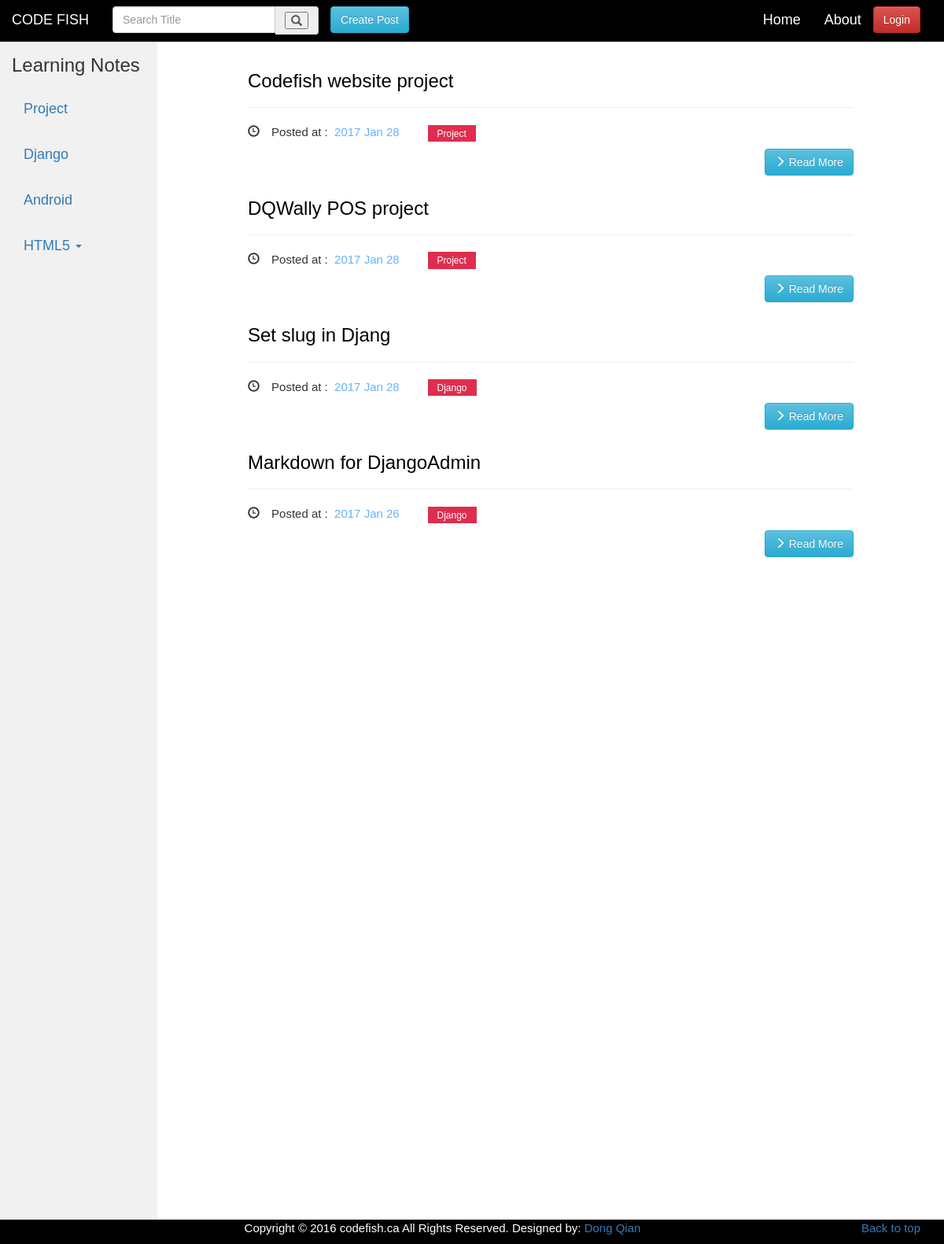
/, run on an earlier commit of the app's database.
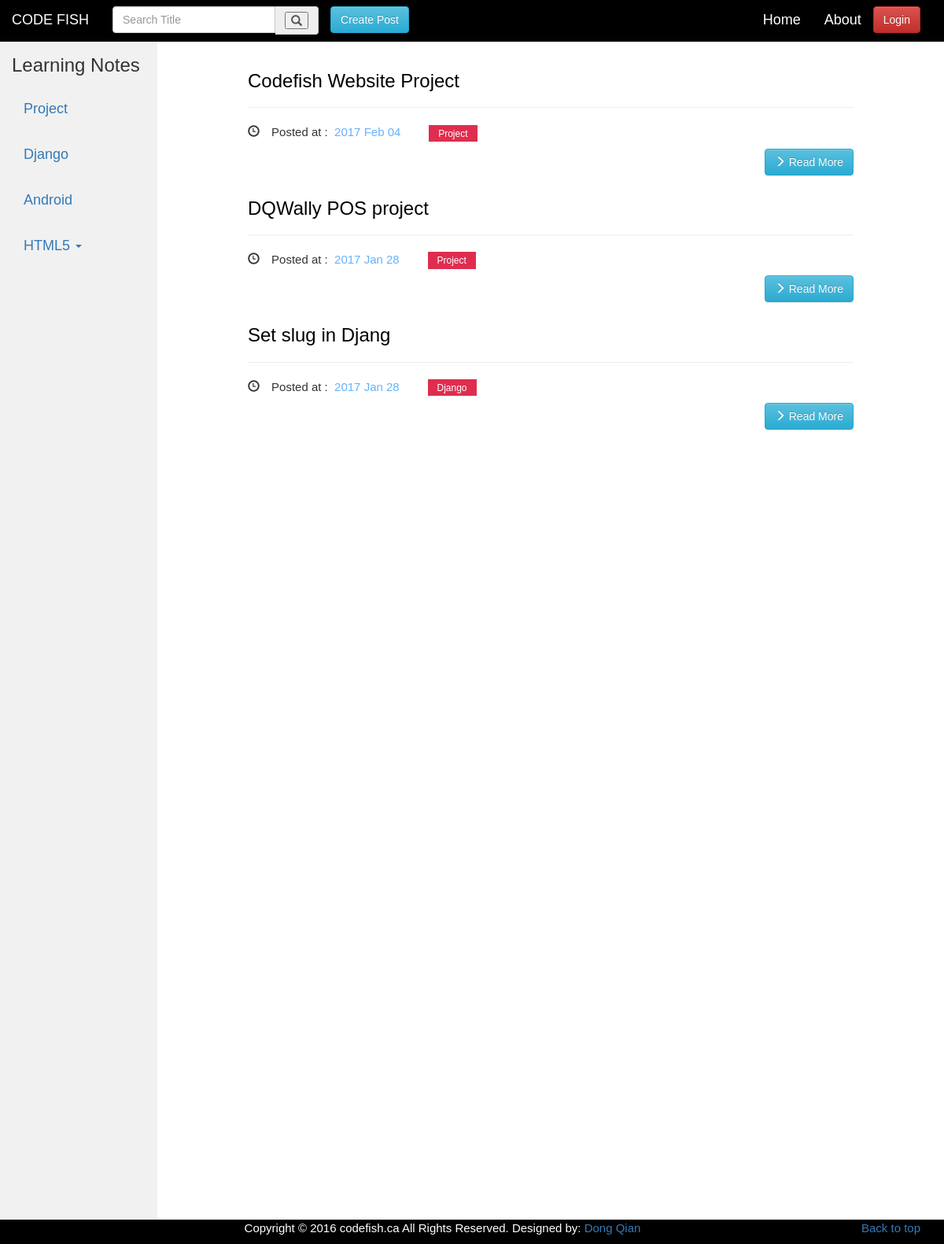
And on a later commit of the database.
### article/models.py (models this page shows, shortened)
class Article(models.Model) :
    title = models.CharField(max_length = 100)
    category = models.CharField(max_length = 50, blank = True)
    date_time = models.DateTimeField(auto_now_add = True)
    content = models.TextField(blank = True, null = True)
    slug = models.SlugField(max_length=100, unique=True, db_index=True)
    class Meta:
        ordering = ['-date_time']

### article/views.py (the view)
# urls.py: url(r'^$', views.home, name='home'),
def home(request):
    try:
        queryset = Article.objects.all()
    except Article.DoesNotExist:
        raise Http404
    paginator = Paginator(queryset, 5)  # Show 25 contacts per page
    page = request.GET.get('page')
    try:
        post_list = paginator.page(page)
    except PageNotAnInteger:
        post_list = paginator.page(1)
    except EmptyPage:
        post_list = paginator.page(paginator.num_pages)
    context = {
        'post_list': post_list
    }
    return render(request, 'home.html', context)

### templates/home.html (shortened to what this page needs)
{% extends "base.html" %}
{% load dractags %}
{% block content %}
<div class="posts">
    {% for post in post_list %}
        <h3><a class = "title" href="{% url "detail" slug=post.slug %}">{{ post.title }}</a></h3><hr>
        <p>
            <span class="glyphicon glyphicon-time">&nbsp</span>Posted at :<a class="time" href="#">&nbsp;&nbsp;{{ post.date_time |date:"Y M d"}}</a>&nbsp;&nbsp;&nbsp;&nbsp;
            <a class = "category" href="{% url "search_tag" tag=post.category %}">{{ post.category }}</a>
        </p>
        <a href="{% url "detail" slug=post.slug %}" class="btn btn-info btn-small pull-right">
        <span class="glyphicon glyphicon-menu-right"></span> Read More</a>
        <br><br>
    {% endfor %}
</div>
{% endblock %}

### templates/base.html (shortened to what this page needs)
<!DOCTYPE html>
{% load static %}
<html lang="en">
<head>
    <link rel="stylesheet" href="https://maxcdn.bootstrapcdn.com/bootstrap/3.3.7/css/bootstrap.min.css"
>
    <link rel="stylesheet" href="https://maxcdn.bootstrapcdn.com/bootstrap/3.3.7/css/bootstrap-theme.min.css"
>
    <link href="{% static "css\codefish.css" %}" rel="stylesheet" />
</head>
<body>
    <nav class="navbar navbar-inverse navbar-fixed-top">
        <div class="container-fluid">
            <div class="navbar-header">
                <a class="navbar-brand" href="{% url "home" %}">
                CODE FISH</a>
            </div>
            <form class="navbar-form navbar-left" action="/search/" method="GET">
                <div class="input-group stylish-input-group">
                    <input type="text" class="form-control"  name ="search" placeholder="Search Title" >
                    <span class="input-group-addon">
                    <button type="submit">
                    <span class="glyphicon glyphicon-search"></span>
                    </button>
                    </span>
                </div>
            </form>
            <div class="collapse navbar-collapse" id="myNavbar">
                <a href="{% url "post_create" %}"><button class="btn btn-info navbar-btn create">Create Post</button></a>
                <ul class="nav navbar-nav navbar-right">
                    <li><a href="{% url "home" %}">Home</a></li>
                    <li><a href="{% url "about" %}">About</a></li>
					{% if not user.is_authenticated %}
					<a href="{% url "login" %}"><button class="btn btn-danger navbar-btn login">Login</button></a>
					{% endif %}
                </ul>
            </div>
      </div>
    </nav>
    <div class="container-fluid">
        <div class="row">
            <div class="col-sm-2 sidenav">
                <h3>Learning Notes</h3>
                    <ul class="nav nav-pill nav-stacked">
                        <li><a href="{% url "search_tag" tag="Project" %}">Project</a></li>
                        <li><a href="{% url "search_tag" tag="Django" %}">Django</a></li>
                        <li><a href="{% url "search_tag" tag="Android" %}">Android</a></li>
                        <li class="dropdown">
                        <a class="dropdown-toggle" data-toggle="dropdown" href="#">HTML5
                        <span class="caret"></span></a>
                        </li>
                    </ul>
            </div>
            <div class="col-sm-8 content">
                <div>
                    {% block content %}
                    {% endblock %}
                </div>
            </div>
        </div>
    </div>
    <footer>
      <div class="container text-center">
          <p class="pull-right"><a href="#">Back to top</a></p>
          <p>Copyright © 2016  codefish.ca  All Rights Reserved.   Designed by:  <a href="{% url "about" %}">Dong Qian</a></p>
      </div>
    </footer>
</body>
</html>

### static/css/codefish.css (style rules this page uses)
.navbar { background: black; }
body { font-family: Arial, Helvetica, verdana, arial, sans-serif; font-size: 15px; border: 0 none; padding-top: 50px; }
.sidenav { background-color: #f1f1f1; height:100%; }
footer { background: black; color: white; }
.nav.navbar-nav.navbar-right li a { color: white; font-size:18px; }
.btn.btn-danger.navbar-btn.login { margin-right:30px; }
.nav.nav-pill.nav-stacked li a { font-size:18px; padding-top:20px; }
.col-sm-8.content { margin-left: 100px; padding-top: 20px; }
a.category { margin: 0 0.1em; padding: 0.3em 1em; background: #df2d4f; font-size: 90%; color: white; font-size: 12px; margin-left:15px; }
.title { color:black; }
.time { color: #66b2ff; }

What changed in the data, as far as the page shows it:
removed Article: title "Codefish website project", date_time "2017 Jan 28", category "Project"
removed Article: title "Markdown for DjangoAdmin", date_time "2017 Jan 26", category "Django"
added Article: title "Codefish Website Project", date_time "2017 Feb 04", category "Project"
